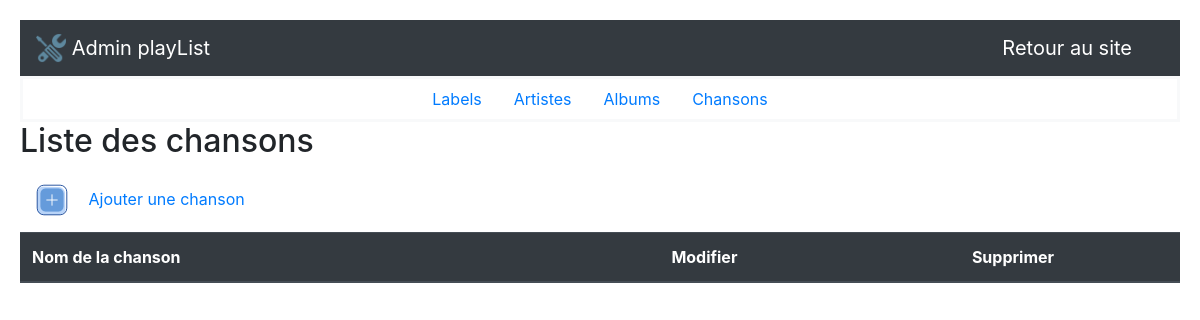
The page /admin/index.php?controller=songs&action=list on the database as committed earlier.
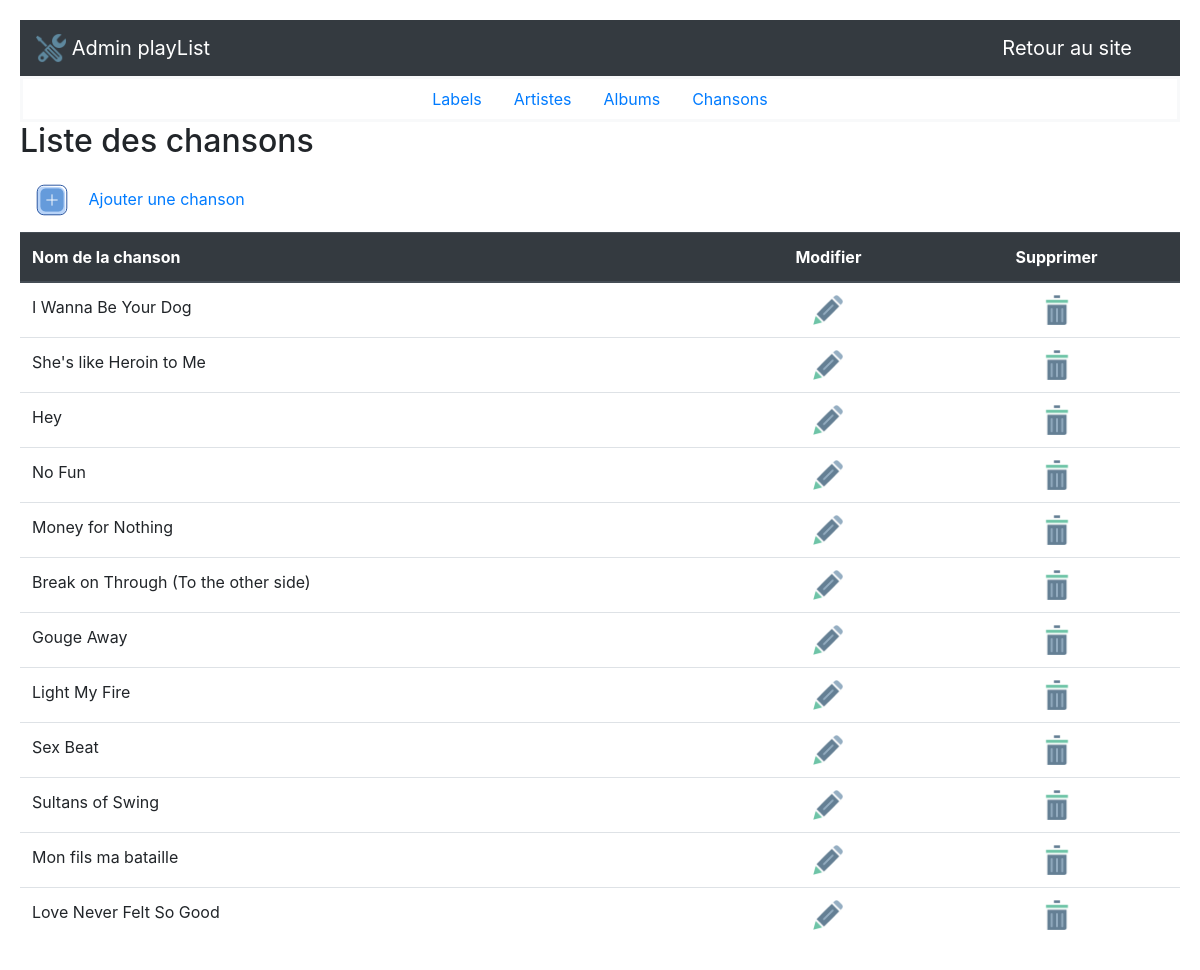
The same page on the database as committed later.
### tables this page shows
CREATE TABLE IF NOT EXISTS `songs` (
  `id` int(11) NOT NULL AUTO_INCREMENT,
  `title` varchar(255) NOT NULL,
  `artist_id` int(11) NOT NULL,
  `album_id` int(11) DEFAULT NULL,
  PRIMARY KEY (`id`),
  KEY `artist_id` (`artist_id`,`album_id`),
  KEY `songs_album_id` (`album_id`)
);

### admin/models/Song.php (called while the page is built, shortened)
<?php
    function getAllSongs()
    {
        $db = dbConnect();
        $query = $db->query('SELECT * FROM songs');
        $songs = $query->fetchAll();
        return $songs;
    }

### admin/controllers/songController.php (called while the page is built, shortened)
<?php
    require_once 'Models/Song.php';
    switch ($_GET['action'])
    {
        case 'list':
            $songs = getAllSongs();
            break;
    }

### admin/views/song/songList.php (the view, shortened to what this page needs)
<?php require ('views/partials/header.php'); ?>
<?php require ('views/partials/menu.php'); ?>
<h2>Liste des chansons</h2>
<a href="index.php?controller=songs&action=new"><img alt="Ajouter" src="../assets/images/add.png" /> Ajouter une chanson</a>
<table class="table">
    <thead class="thead-dark">
    <tr>
        <th scope="col">Nom de la chanson</th>
        <th class="table-center" scope="col">Modifier</th>
        <th class="table-center">Supprimer</th>
    </tr>
    </thead>
    <tbody>
    <?php if (isset($songs)) :?>
        <?php foreach ($songs as $song) :?>
            <tr>
                <td><?= $song['title']; ?></td>
                <td class="table-center"><a href="index.php?controller=songs&action=edit&id=<?= $song['id']; ?>"><img class="action-img" alt="Modifier" src="../assets/images/edit.png" /></a></td>
                <td class="table-center"><a href="index.php?controller=songs&action=delete&id=<?= $song['id']; ?>"><img class="action-img" alt="Supprimer" src="../assets/images/delete.png" /></a></td>
            </tr>
        <?php endforeach; ?>
    <?php endif; ?>
    </tbody>
</table>

Rows that differ between the two databases and show on the page:
added songs: title "I Wanna Be Your Dog"
added songs: title "She's like Heroin to Me"
added songs: title "Hey"
added songs: title "No Fun"
added songs: title "Money for Nothing"
added songs: title "Break on Through (To the other side)"
added songs: title "Gouge Away"
added songs: title "Light My Fire"
added songs: title "Sex Beat"
added songs: title "Sultans of Swing"
added songs: title "Mon fils ma bataille"
added songs: title "Love Never Felt So Good"
